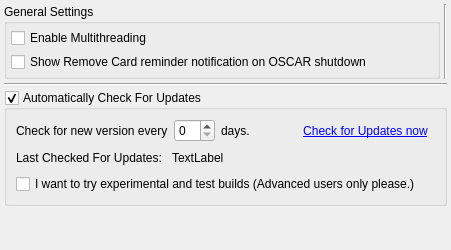
     <widget class="QWidget" name="generalTab">
      <attribute name="title">
       <string>&amp;General</string>
      </attribute>
      <layout class="QVBoxLayout" name="verticalLayout_6">
       <property name="spacing">
        <number>4</number>
       </property>
       <property name="leftMargin">
        <number>4</number>
       </property>
       <property name="topMargin">
        <number>4</number>
       </property>
       <property name="rightMargin">
        <number>4</number>
       </property>
       <property name="bottomMargin">
        <number>4</number>
       </property>
       <item>
        <layout class="QHBoxLayout" name="horizontalLayout_14">
         <item>
          <widget class="QGroupBox" name="GeneralSettings">
           <property name="sizePolicy">
            <sizepolicy hsizetype="Preferred" vsizetype="Minimum">
             <horstretch>0</horstretch>
             <verstretch>0</verstretch>
            </sizepolicy>
           </property>
           <property name="title">
            <string>General Settings</string>
           </property>
           <layout class="QGridLayout" name="gridLayout_10">
            <property name="leftMargin">
             <number>4</number>
            </property>
            <property name="topMargin">
             <number>4</number>
            </property>
            <property name="rightMargin">
             <number>4</number>
            </property>
            <property name="bottomMargin">
             <number>4</number>
            </property>
            <property name="spacing">
             <number>4</number>
            </property>
            <item row="1" column="1">
             <widget class="QCheckBox" name="enableMultithreading">
              <property name="toolTip">
               <string>Allow use of multiple CPU cores where available to improve performance. 
Mainly affects the importer.</string>
              </property>
              <property name="text">
               <string>Enable Multithreading</string>
              </property>
             </widget>
            </item>
            <item row="2" column="1">
             <widget class="QCheckBox" name="removeCardNotificationCheckbox">
              <property name="text">
               <string>Show Remove Card reminder notification on OSCAR shutdown</string>
              </property>
             </widget>
            </item>
           </layout>
          </widget>
         </item>
         <item>
          <widget class="Line" name="line_6">
           <property name="orientation">
            <enum>Qt::Vertical</enum>
           </property>
          </widget>
         </item>
        </layout>
       </item>
       <item>
        <widget class="Line" name="line_3">
         <property name="orientation">
          <enum>Qt::Horizontal</enum>
         </property>
        </widget>
       </item>
       <item>
        <widget class="QGroupBox" name="automaticallyCheckUpdates">
         <property name="sizePolicy">
          <sizepolicy hsizetype="MinimumExpanding" vsizetype="Minimum">
           <horstretch>0</horstretch>
           <verstretch>0</verstretch>
          </sizepolicy>
         </property>
         <property name="title">
          <string>Automatically Check For Updates</string>
         </property>
         <property name="checkable">
          <bool>true</bool>
         </property>
         <layout class="QVBoxLayout" name="verticalLayout_2">
          <item>
           <layout class="QHBoxLayout" name="horizontalLayout_7">
            <item>
             <widget class="QLabel" name="label_22">
              <property name="sizePolicy">
               <sizepolicy hsizetype="Fixed" vsizetype="Preferred">
                <horstretch>0</horstretch>
                <verstretch>0</verstretch>
               </sizepolicy>
              </property>
              <property name="text">
               <string>Check for new version every</string>
              </property>
             </widget>
            </item>
            <item>
             <widget class="QSpinBox" name="updateCheckEvery">
              <property name="toolTip">
               <string>Sourceforge hosts this project for free.. Please be considerate of their resources..</string>
              </property>
              <property name="maximum">
               <number>90</number>
              </property>
             </widget>
            </item>
            <item>
             <widget class="QLabel" name="label_23">
              <property name="sizePolicy">
               <sizepolicy hsizetype="Fixed" vsizetype="Preferred">
                <horstretch>0</horstretch>
                <verstretch>0</verstretch>
               </sizepolicy>
              </property>
              <property name="text">
               <string>days.</string>
              </property>
             </widget>
            </item>
            <item>
             <spacer name="horizontalSpacer_2">
              <property name="orientation">
               <enum>Qt::Horizontal</enum>
              </property>
              <property name="sizeHint" stdset="0">
               <size>
                <width>40</width>
                <height>20</height>
               </size>
              </property>
             </spacer>
            </item>
            <item>
             <widget class="QToolButton" name="checkForUpdatesButton">
              <property name="palette">
               <palette>
                <active>
                 <colorrole role="ButtonText">
                  <brush brushstyle="SolidPattern">
                   <color alpha="255">
                    <red>0</red>
                    <green>0</green>
                    <blue>255</blue>
                   </color>
                  </brush>
                 </colorrole>
                </active>
                <inactive>
                 <colorrole role="ButtonText">
                  <brush brushstyle="SolidPattern">
                   <color alpha="255">
                    <red>0</red>
                    <green>0</green>
                    <blue>255</blue>
                   </color>
                  </brush>
                 </colorrole>
                </inactive>
                <disabled>
                 <colorrole role="ButtonText">
                  <brush brushstyle="SolidPattern">
                   <color alpha="255">
                    <red>118</red>
                    <green>118</green>
                    <blue>117</blue>
                   </color>
                  </brush>
                 </colorrole>
                </disabled>
               </palette>
              </property>
              <property name="font">
               <font>
                <weight>50</weight>
                <italic>false</italic>
                <bold>false</bold>
                <underline>true</underline>
               </font>
              </property>
              <property name="text">
               <string>&amp;Check for Updates now</string>
              </property>
              <property name="toolButtonStyle">
               <enum>Qt::ToolButtonTextOnly</enum>
              </property>
              <property name="autoRaise">
               <bool>true</bool>
              </property>
             </widget>
            </item>
           </layout>
          </item>
          <item>
           <layout class="QHBoxLayout" name="horizontalLayout_8">
            <item>
             <widget class="QLabel" name="label_21">
              <property name="sizePolicy">
               <sizepolicy hsizetype="Fixed" vsizetype="Preferred">
                <horstretch>0</horstretch>
                <verstretch>0</verstretch>
               </sizepolicy>
              </property>
              <property name="text">
               <string>Last Checked For Updates: </string>
              </property>
             </widget>
            </item>
            <item>
             <widget class="QLabel" name="updateLastChecked">
              <property name="sizePolicy">
               <sizepolicy hsizetype="Fixed" vsizetype="Preferred">
                <horstretch>0</horstretch>
                <verstretch>0</verstretch>
               </sizepolicy>
              </property>
              <property name="text">
               <string>TextLabel</string>
              </property>
             </widget>
            </item>
            <item>
             <spacer name="horizontalSpacer_3">
              <property name="orientation">
               <enum>Qt::Horizontal</enum>
              </property>
              <property name="sizeHint" stdset="0">
               <size>
                <width>40</width>
                <height>20</height>
               </size>
              </property>
             </spacer>
            </item>
           </layout>
          </item>
          <item>
           <widget class="QCheckBox" name="allowEarlyUpdates">
            <property name="toolTip">
             <string>&lt;!DOCTYPE HTML PUBLIC &quot;-//W3C//DTD HTML 4.0//EN&quot; &quot;http://www.w3.org/TR/REC-html40/strict.dtd&quot;&gt;
&lt;html&gt;&lt;head&gt;&lt;meta name=&quot;qrichtext&quot; content=&quot;1&quot; /&gt;&lt;style type=&quot;text/css&quot;&gt;
p, li { white-space: pre-wrap; }
&lt;/style&gt;&lt;/head&gt;&lt;body style=&quot; font-family:'Sans'; font-size:10pt; font-weight:400; font-style:normal;&quot;&gt;
&lt;p style=&quot; margin-top:0px; margin-bottom:0px; margin-left:0px; margin-right:0px; -qt-block-indent:0; text-indent:0px;&quot;&gt;If your interested in helping test new features and bugfixes early, click here.&lt;/p&gt;
&lt;p style=&quot; margin-top:0px; margin-bottom:0px; margin-left:0px; margin-right:0px; -qt-block-indent:0; text-indent:0px;&quot;&gt;&lt;span style=&quot; font-style:italic;&quot;&gt;But please be warned this will sometimes mean breaky code..&lt;/span&gt;&lt;/p&gt;
&lt;p style=&quot;-qt-paragraph-type:empty; margin-top:0px; margin-bottom:0px; margin-left:0px; margin-right:0px; -qt-block-indent:0; text-indent:0px;&quot;&gt;&lt;/p&gt;&lt;/body&gt;&lt;/html&gt;</string>
            </property>
            <property name="text">
             <string>I want to try experimental and test builds (Advanced users only please.)</string>
            </property>
           </widget>
          </item>
         </layout>
        </widget>
       </item>
       <item>
        <spacer name="verticalSpacer_3">
         <property name="orientation">
          <enum>Qt::Vertical</enum>
         </property>
         <property name="sizeHint" stdset="0">
          <size>
           <width>20</width>
           <height>40</height>
          </size>
         </property>
        </spacer>
       </item>
      </layout>
     </widget>
